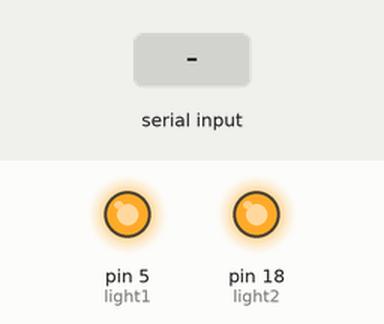
Bench run of a sketch on a simulated Arduino Uno, built with avr-gcc and run on an emulated ATmega328P. Parts: output pins drawn as LEDs (lit = HIGH). The test bench sets the inputs (shaded band).

Above: at 1.2 s.
1.3 s: "r1on" received over Serial
At 3.1 s:
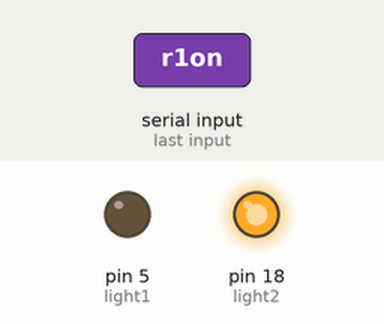
3.8 s: "r2on" received over Serial
At 6.0 s:
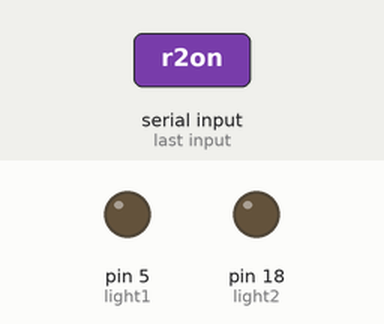
6.3 s: "r1off" received over Serial
At 8.0 s:
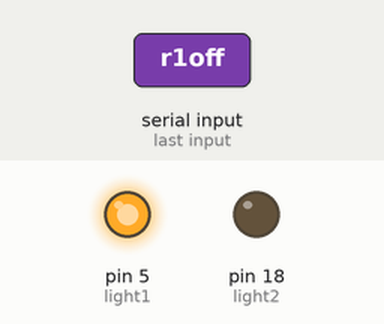
8.7 s: "r2off" received over Serial
At 10.8 s:
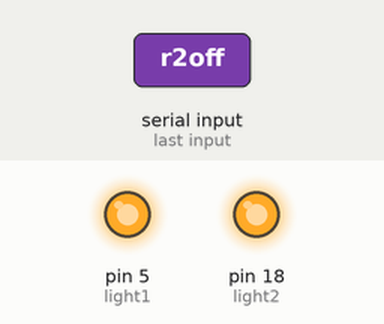
11.1 s: "on" received over Serial
At 12.9 s:
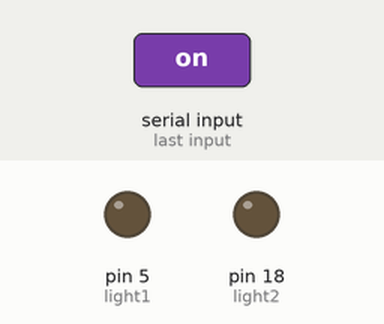
Timing chart, 0 to 14.4 s (numbered marks = the images above; inputs shaded):
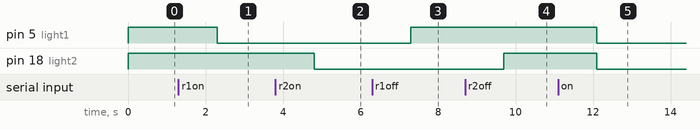

Measured:
- after the input at 1.3 s, pin 5 (light1): HIGH → LOW after 1.0 s
- after the input at 3.8 s, pin 18 (light2): HIGH → LOW after 1.0 s
- after the input at 6.3 s, pin 5 (light1): LOW → HIGH after 1.0 s
- after the input at 8.7 s, pin 18 (light2): LOW → HIGH after 1.0 s
- after the input at 11.1 s, pin 5 (light1), pin 18 (light2): HIGH → LOW after 1.0 s

The sketch:

UART_Control_System.ino
```cpp
#define light1 5
#define light2 18

void setup() {
  // put your setup code here, to run once:
  pinMode(light1,OUTPUT);
  pinMode(light2,OUTPUT);
  digitalWrite(light1,HIGH);
  digitalWrite(light2,HIGH);
  Serial.begin(115200);
}

void loop() {
  // put your main code here, to run repeatedly:
  if(Serial.available()){
    String command = Serial.readString();
    command.toLowerCase();
    command.trim();
    if(command == "r1on"){
      digitalWrite(light1,LOW);
    } else if(command == "r2on"){
      digitalWrite(light2,LOW);
    } else if(command == "r1off"){
      digitalWrite(light1,HIGH);
    } else if(command == "r2off"){
      digitalWrite(light2,HIGH);
    } else if(command == "on"){
      digitalWrite(light1,LOW);
      digitalWrite(light2,LOW);
    } else if(command == "off"){
      digitalWrite(light1,HIGH);
      digitalWrite(light2,HIGH);
    }
  }
}
```
